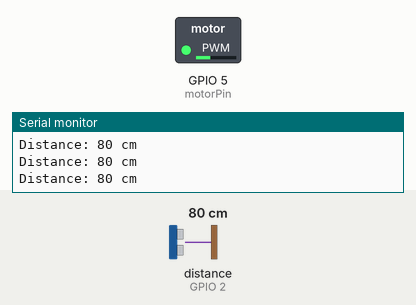
Bench run of a sketch on a simulated ESP32. Parts: switched loads named in the sketch (green lamp = pin HIGH), the last lines printed to the serial monitor. Wiring (inferred from the names in the program): ultrasonic range finder: trigger GPIO 4; echo GPIO 2. The inputs (shaded band) are chosen by the test bench; at power-on: distance to the obstacle (sensor on GPIO 2) 80 cm. The echo pulse lasts 58.3 µs per cm; pins used as bus, display or sensor lines are not drawn.

Above: at 1.2 s.
1.3 s: distance to the obstacle (sensor on GPIO 2) set to 2 cm
At 2.4 s:
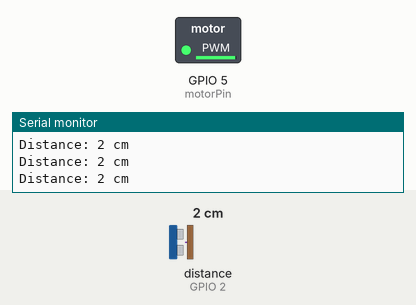
2.8 s: distance to the obstacle (sensor on GPIO 2) set to 35 cm
At 3.9 s:
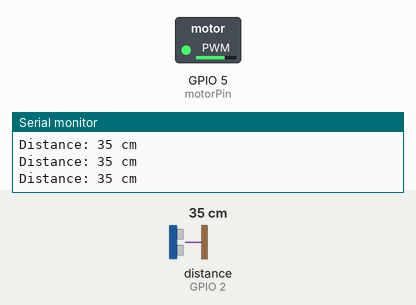
4.3 s: distance to the obstacle (sensor on GPIO 2) set to 120 cm
At 5.4 s:
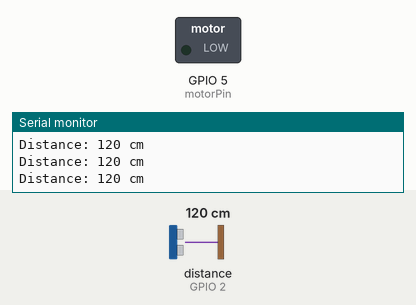
5.8 s: distance to the obstacle (sensor on GPIO 2) set to 103 cm
7.3 s: distance to the obstacle (sensor on GPIO 2) set to 95 cm
At 8.5 s:
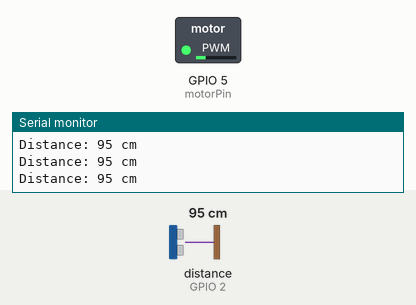
8.8 s: distance to the obstacle (sensor on GPIO 2) set to 250 cm
At 9.7 s:
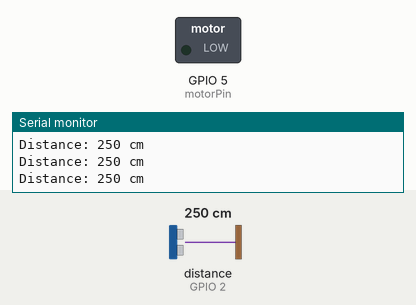
Timing chart, 0 to 11.3 s (numbered marks = the images above; inputs shaded):
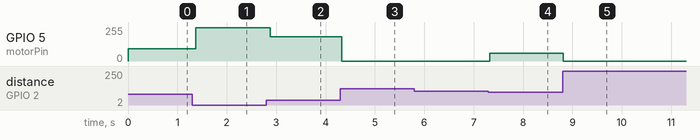

Measured:
- the behaviour switches between 100 and 99 cm on distance to the obstacle (sensor on GPIO 2) (found by bisection; images 3 and 4)
- after the input at 1.3 s, GPIO 5 (motorPin): 91/255 → 249/255 after 0.07 s
- after the input at 2.8 s, GPIO 5 (motorPin): 249/255 → 182/255 after 0.08 s
- after the input at 4.3 s, GPIO 5 (motorPin): 182/255 → 0/255 at once
- after the input at 7.3 s, GPIO 5 (motorPin): 0/255 → 60/255 at once
- after the input at 8.8 s, GPIO 5 (motorPin): 60/255 → 0/255 at once

The sketch:

sketch_jun1a.ino
```cpp
#define echoPin 2
#define trigPin 4
#define motorPin 5

long duration, distance;

void setup() {
  Serial.begin(9600);

  pinMode(trigPin, OUTPUT);
  pinMode(echoPin, INPUT);

  ledcSetup(0, 5000, 8);
  ledcAttachPin(motorPin, 0);
}

void loop() {
  digitalWrite(trigPin, LOW);
  delayMicroseconds(2);
  digitalWrite(trigPin, HIGH);
  delayMicroseconds(10);
  digitalWrite(trigPin, LOW);

  duration = pulseIn(echoPin, HIGH);
  distance = duration / 58.2;

  Serial.print("Distance: ");
  Serial.print(distance);
  Serial.println(" cm");

  if (distance > 0 && distance < 100) {
    int intensity = map(distance, 100, 0, 50, 255);
    intensity = constrain(intensity, 0, 255);
    ledcWrite(0, intensity);
  } else {
    ledcWrite(0, 0);
  }

  delay(100);
}
```
